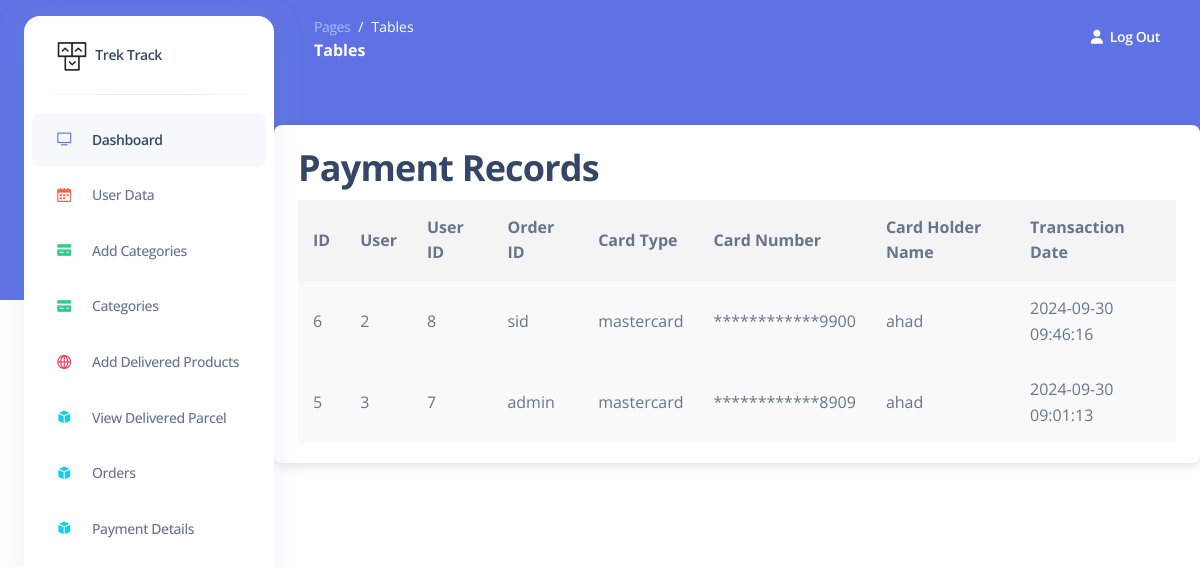
Page /admin/viewpaymentdetails.php (signed in) on the committed database.
### tables this page shows
CREATE TABLE `payments` (
  `id` int(11) NOT NULL,
  `user_id` int(11) NOT NULL,
  `order_id` int(11) NOT NULL,
  `card_type` varchar(20) DEFAULT NULL,
  `card_number` varchar(16) DEFAULT NULL,
  `card_holder_name` varchar(100) DEFAULT NULL,
  `expiration_date` date DEFAULT NULL,
  `cvv` varchar(3) DEFAULT NULL,
  `transaction_date` timestamp NOT NULL DEFAULT current_timestamp()
);

CREATE TABLE `users` (
  `uid` int(11) NOT NULL,
  `Username` varchar(150) NOT NULL,
  `First_Name` varchar(150) NOT NULL,
  `Last_Name` varchar(150) NOT NULL,
  `Email` varchar(255) NOT NULL,
  `Pass` varchar(150) NOT NULL,
  `upimg` varchar(255) NOT NULL,
  `ucimg` varchar(255) NOT NULL
);

### admin/viewpaymentdetails.php (the view, shortened to what this page needs)
<?php
include 'conn.php';
$sql = "SELECT p.id, p.user_id, p.order_id, p.card_type, p.card_number, p.card_holder_name,p.transaction_date, u.username
        FROM payments p
        JOIN users u ON p.user_id = uid
        ORDER BY p.transaction_date DESC";
$result = $conn->query($sql);
?>
<!DOCTYPE html>
<html lang="en">
<head>
</head>
</head>
  <body>
    <link href="assets/css/nucleo-icons.css" rel="stylesheet" />
    <link href="assets/css/nucleo-svg.css" rel="stylesheet" />
    <link href="assets/css/nucleo-svg.css" rel="stylesheet" />
    <link id="pagestyle" href="assets/css/argon-dashboard.css?v=2.0.4" rel="stylesheet" />
    <aside class="sidenav bg-white navbar navbar-vertical navbar-expand-xs border-0 border-radius-xl my-3 fixed-start ms-4 " id="sidenav-main">
      <div class="sidenav-header">
        <a class="navbar-brand m-0" href="dashboard.php">
          <img src="assets/img/logo-ct-dark.png" class="navbar-brand-img h-100" alt="main_logo">
          <span class="ms-1 font-weight-bold">Trek Track</span>
        </a>
      </div>
      <hr class="horizontal dark mt-0">
      <div class="collapse navbar-collapse min-height-400  w-auto " id="sidenav-collapse-main">
        <ul class="navbar-nav">
          <li class="nav-item">
            <a class="nav-link active" href="dashboard.php">
              <div class="icon icon-shape icon-sm border-radius-md text-center me-2 d-flex align-items-center justify-content-center">
                <i class="ni ni-tv-2 text-primary text-sm opacity-10"></i>
              </div>
              <span class="nav-link-text ms-1">Dashboard</span>
            </a>
          </li>
          <li class="nav-item">
            <a class="nav-link " href="User.php">
              <div class="icon icon-shape icon-sm border-radius-md text-center me-2 d-flex align-items-center justify-content-center">
                <i class="ni ni-calendar-grid-58 text-warning text-sm opacity-10"></i>
              </div>
              <span class="nav-link-text ms-1">User Data</span>
            </a>
          </li>
          <li class="nav-item">
            <a class="nav-link " href="addcategories.php">
              <div class="icon icon-shape icon-sm border-radius-md text-center me-2 d-flex align-items-center justify-content-center">
                <i class="ni ni-credit-card text-success text-sm opacity-10"></i>
              </div>
              <span class="nav-link-text ms-1">Add Categories</span>
            </a>
          </li>
          <li class="nav-item">
            <a class="nav-link " href="categories.php">
              <div class="icon icon-shape icon-sm border-radius-md text-center me-2 d-flex align-items-center justify-content-center">
                <i class="ni ni-credit-card text-success text-sm opacity-10"></i>
              </div>
              <span class="nav-link-text ms-1">Categories</span>
            </a>
          </li>
          <li class="nav-item">
            <a class="nav-link " href="adddeliveredProduct.php">
              <div class="icon icon-shape icon-sm border-radius-md text-center me-2 d-flex align-items-center justify-content-center">
                <i class="ni ni-world-2 text-danger text-sm opacity-10"></i>
              </div>
              <span class="nav-link-text ms-1">Add Delivered Products </span>
            </a>
          </li>
          <li class="nav-item">
            <a class="nav-link " href="products.php">
              <div class="icon icon-shape icon-sm border-radius-md text-center me-2 d-flex align-items-center justify-content-center">
                <i class="ni ni-app text-info text-sm opacity-10"></i>
              </div>
              <span class="nav-link-text ms-1">View Delivered Parcel</span>
            </a>
          </li>
          <li class="nav-item">
            <a class="nav-link " href="order.php">
              <div class="icon icon-shape icon-sm border-radius-md text-center me-2 d-flex align-items-center justify-content-center">
                <i class="ni ni-app text-info text-sm opacity-10"></i>
              </div>
              <span class="nav-link-text ms-1">Orders</span>
            </a>
          </li>
          <li class="nav-item">
            <a class="nav-link " href="viewpaymentdetails.php">
              <div class="icon icon-shape icon-sm border-radius-md text-center me-2 d-flex align-items-center justify-content-center">
                <i class="ni ni-app text-info text-sm opacity-10"></i>
              </div>
              <span class="nav-link-text ms-1">Payment Details</span>
            </a>
          </li>
        </ul>
        </div>
        <div class="" style="padding-top: 10rem;">
        </div>
    </aside>
    <main class="main-content position-relative border-radius-lg ">
      <nav class="navbar navbar-main navbar-expand-lg px-0 mx-4 shadow-none border-radius-xl " id="navbarBlur" data-scroll="false">
        <div class="container-fluid py-1 px-3">
          <nav aria-label="breadcrumb">
            <ol class="breadcrumb bg-transparent mb-0 pb-0 pt-1 px-0 me-sm-6 me-5">
              <li class="breadcrumb-item text-sm"><a class="opacity-5 text-white" href="javascript:;">Pages</a></li>
              <li class="breadcrumb-item text-sm text-white active" aria-current="page">Tables</li>
            </ol>
            <h6 class="font-weight-bolder text-white mb-0">Tables</h6>
          </nav>
          <div class="collapse navbar-collapse mt-sm-0 mt-2 me-md-0 me-sm-4" id="navbar">
            <ul class="navbar-nav  justify-content-end">
            <li class="nav-item d-flex align-items-center">
              <a href="logout.php" class="nav-link text-white font-weight-bold px-0">
                <i class="fa fa-user me-sm-1"></i>
                <span class="d-sm-inline d-none">Log Out</span>
              </a>
            </li>
            </ul>
          </div>
        </div>
      </nav>
<div class="container">
    <h2>Payment Records</h2>
    <table>
        <thead>
            <tr>
                <th>ID</th>
                <th>User</th>
                <th>User ID</th>
                <th>Order ID</th>
                <th>Card Type</th>
                <th>Card Number</th>
                <th>Card Holder Name</th>
                <th>Transaction Date</th>
            </tr>
        </thead>
        <tbody>
            <?php
            if ($result->num_rows > 0) {
                while ($row = $result->fetch_assoc()) {
                    $masked_card_number = str_repeat('*', 12) . substr($row['card_number'], -4);
                    echo "<tr>
                        <td>{$row['id']}</td>
                        <td>{$row['user_id']}</td>
                        <td>{$row['order_id']}</td>
                        <td>{$row['username']}</td>
                        <td>{$row['card_type']}</td>
                        <td>{$masked_card_number}</td>
                        <td>{$row['card_holder_name']}</td>
                        <td>{$row['transaction_date']}</td>
                    </tr>";
                }
            } else {
                echo "<tr><td colspan='8'>No payment records found.</td></tr>";
            }
            ?>
        </tbody>
    </table>
</div>
</body>
</html>

### admin/assets/css/nucleo-svg.css (style rules this page uses)
.icon { display: inline-block; color: #111111; height: 1em; width: 1em; }
.icon-sm { height: 0.8em; width: 0.8em; }
.icon { fill: currentColor; stroke: none; }

### admin/viewpaymentdetails.php (style rules this page uses)
body { font-family: Arial, sans-serif; background-color: #f4f4f4; margin: 0; padding: 0; }
.container { max-width: 1000px; margin: 50px auto; background-color: #fff; border-radius: 8px; box-shadow: 0 4px 8px rgba(0, 0, 0, 0.1); padding: 20px; }
table { width: 100%; border-collapse: collapse; }
th, td { padding: 15px; text-align: left; }
th { background-color: #f4f4f4; }
td { background-color: #f9f9f9; }

### rows in the picture
payments: id "6", user "2", order "8", user.Username "sid", card_type "mastercard", card_number "************9900", card_holder_name "ahad", transaction_date "2024-09-30 09:46:16"
payments: id "5", user "3", order "7", user.Username "admin", card_type "mastercard", card_number "************8909", card_holder_name "ahad", transaction_date "2024-09-30 09:01:13"
